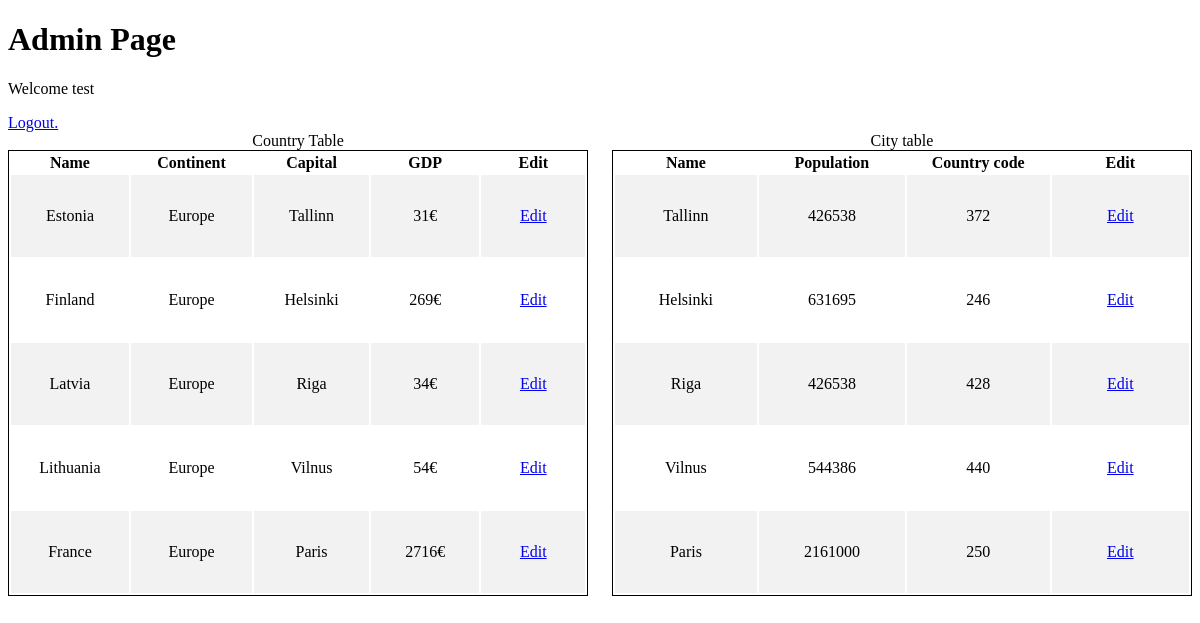
Page /main_page.php (signed in) on the committed database.
### tables this page shows
CREATE TABLE `country` (
  `id` int NOT NULL AUTO_INCREMENT,
  `name` varchar(45) DEFAULT NULL,
  `continent` varchar(45) DEFAULT NULL,
  `capital` varchar(45) DEFAULT NULL,
  `gdp` decimal(11,0) DEFAULT NULL,
  PRIMARY KEY (`id`),
  UNIQUE KEY `id_UNIQUE` (`id`)
);

CREATE TABLE `city` (
  `id` int NOT NULL AUTO_INCREMENT,
  `name` varchar(40) NOT NULL,
  `population` int NOT NULL,
  `country_code` int NOT NULL,
  PRIMARY KEY (`id`),
  UNIQUE KEY `id_UNIQUE` (`id`)
);

### includes/functions.php (the view, shortened to what this page needs)
<?php
function country_table()
{
    $mysqli = new mysqli("localhost", "root", "kodukodu12", "cms") or die(mysqli_error($mysqli));
    $sql = "SELECT id, name, continent, capital, gdp from country";
    $result = $mysqli->query($sql);
    while ($row = $result->fetch_assoc()) {
        echo "<tr><td>"
            .$row["name"]."<td>"
            .$row["continent"]."<td>"
            .$row["capital"]."<td>"
            .$row["gdp"].'€'."<td><a href=\"update_country.php?id=$row[id]\" >Edit</a>"
            ."</td></tr>";
    }
}
function city_table()
{
    $mysqli = new mysqli("localhost", "root", "kodukodu12", "cms") or die(mysqli_error($mysqli));
    $sql = "SELECT id, name, population, country_code from city";
    $result = $mysqli->query($sql);
    while ($row = $result->fetch_assoc()) {
        echo "<tr><td>"
            .$row["name"]."<td>"
            .$row["population"]."<td>"
            .$row["country_code"]."<td><a href=\"update_city.php?id=$row[id]\" >Edit</a>"
            ."</td></tr>";
    }
}

### main_page.php (shortened to what this page needs)
<?php
require_once("includes/functions.php");
?>
<!DOCTYPE html>
<html lang="en">
<head>
    <link rel="stylesheet" href="assets/style.css"/>
</head>
<body>
<div>
    <h1>Admin Page</h1>
    <p>Welcome <?php echo $_SESSION["name"]; ?></p>
    <a href="logout.php" title="Logout">Logout.</a>
</div>
<div>
    <table class="table_one">
        <caption>Country Table</caption>
        <tr>
            <th>Name</th>
            <th>Continent</th>
            <th>Capital</th>
            <th>GDP</th>
            <th>Edit</th>
        </tr>
        <?php
        require_once("includes/functions.php");
        country_table();
        ?>
    </table>
    <table class="table_two">
        <caption>City table</caption>
        <tr>
            <th>Name</th>
            <th>Population</th>
            <th>Country code</th>
            <th>Edit</th>
        </tr>
        <?php
        require_once("includes/functions.php");
        city_table();
        ?>
    </table>
</div>
</body>
</html>

### assets/style.css (style rules this page uses)
table { width: 49%; border: 1px solid black; }
table.table_one { float: left }
table.table_two { float: right }
tr:nth-child(even) { background-color: #f2f2f2; }
td { height: 80px; width: 160px; text-align: center; vertical-align: middle; }

### rows in the picture
country: name "Estonia", continent "Europe", capital "Tallinn", gdp "31"
country: name "Finland", continent "Europe", capital "Helsinki", gdp "269"
country: name "Latvia", continent "Europe", capital "Riga", gdp "34"
country: name "Lithuania", continent "Europe", capital "Vilnus", gdp "54"
country: name "France", continent "Europe", capital "Paris", gdp "2716"
city: name "Tallinn", population "426538", country_code "372"
city: name "Helsinki", population "631695", country_code "246"
city: name "Riga", population "426538", country_code "428"
city: name "Vilnus", population "544386", country_code "440"
city: name "Paris", population "2161000", country_code "250"

### other values in the picture
$_SESSION["name"] "test"
